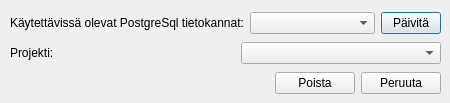
<?xml version="1.0" encoding="UTF-8"?>
<ui version="4.0">
 <class>Dialog</class>
 <widget class="QDialog" name="Dialog">
  <property name="geometry">
   <rect>
    <x>0</x>
    <y>0</y>
    <width>450</width>
    <height>103</height>
   </rect>
  </property>
  <property name="windowTitle">
   <string>Poista projekti</string>
  </property>
  <widget class="QWidget" name="layoutWidget">
   <property name="geometry">
    <rect>
     <x>10</x>
     <y>10</y>
     <width>431</width>
     <height>86</height>
    </rect>
   </property>
   <layout class="QVBoxLayout" name="verticalLayout">
    <item>
     <layout class="QHBoxLayout" name="horizontalLayout">
      <item>
       <widget class="QLabel" name="label">
        <property name="text">
         <string>Käytettävissä olevat PostgreSql tietokannat:</string>
        </property>
       </widget>
      </item>
      <item>
       <widget class="QComboBox" name="dbComboBox">
        <property name="maximumSize">
         <size>
          <width>134</width>
          <height>16777215</height>
         </size>
        </property>
       </widget>
      </item>
      <item>
       <widget class="QPushButton" name="refreshPushButton">
        <property name="maximumSize">
         <size>
          <width>60</width>
          <height>16777215</height>
         </size>
        </property>
        <property name="text">
         <string>Päivitä</string>
        </property>
       </widget>
      </item>
     </layout>
    </item>
    <item>
     <layout class="QHBoxLayout" name="horizontalLayout_2">
      <item>
       <widget class="QLabel" name="label_2">
        <property name="text">
         <string>Projekti:</string>
        </property>
       </widget>
      </item>
      <item>
       <widget class="QComboBox" name="projectComboBox">
        <property name="sizePolicy">
         <sizepolicy hsizetype="Preferred" vsizetype="Fixed">
          <horstretch>1</horstretch>
          <verstretch>0</verstretch>
         </sizepolicy>
        </property>
        <property name="maximumSize">
         <size>
          <width>200</width>
          <height>16777215</height>
         </size>
        </property>
       </widget>
      </item>
     </layout>
    </item>
    <item>
     <layout class="QHBoxLayout" name="horizontalLayout_3">
      <item>
       <spacer name="horizontalSpacer">
        <property name="orientation">
         <enum>Qt::Horizontal</enum>
        </property>
        <property name="sizeHint" stdset="0">
         <size>
          <width>40</width>
          <height>20</height>
         </size>
        </property>
       </spacer>
      </item>
      <item>
       <widget class="QPushButton" name="acceptPushButton">
        <property name="text">
         <string>Poista</string>
        </property>
       </widget>
      </item>
      <item>
       <widget class="QPushButton" name="rejectPushButton">
        <property name="text">
         <string>Peruuta</string>
        </property>
       </widget>
      </item>
     </layout>
    </item>
   </layout>
  </widget>
 </widget>
 <resources/>
 <connections>
  <connection>
   <sender>acceptPushButton</sender>
   <signal>clicked()</signal>
   <receiver>Dialog</receiver>
   <slot>accept()</slot>
   <hints>
    <hint type="sourcelabel">
     <x>320</x>
     <y>82</y>
    </hint>
    <hint type="destinationlabel">
     <x>224</x>
     <y>51</y>
    </hint>
   </hints>
  </connection>
  <connection>
   <sender>rejectPushButton</sender>
   <signal>clicked()</signal>
   <receiver>Dialog</receiver>
   <slot>reject()</slot>
   <hints>
    <hint type="sourcelabel">
     <x>401</x>
     <y>82</y>
    </hint>
    <hint type="destinationlabel">
     <x>224</x>
     <y>51</y>
    </hint>
   </hints>
  </connection>
 </connections>
</ui>
